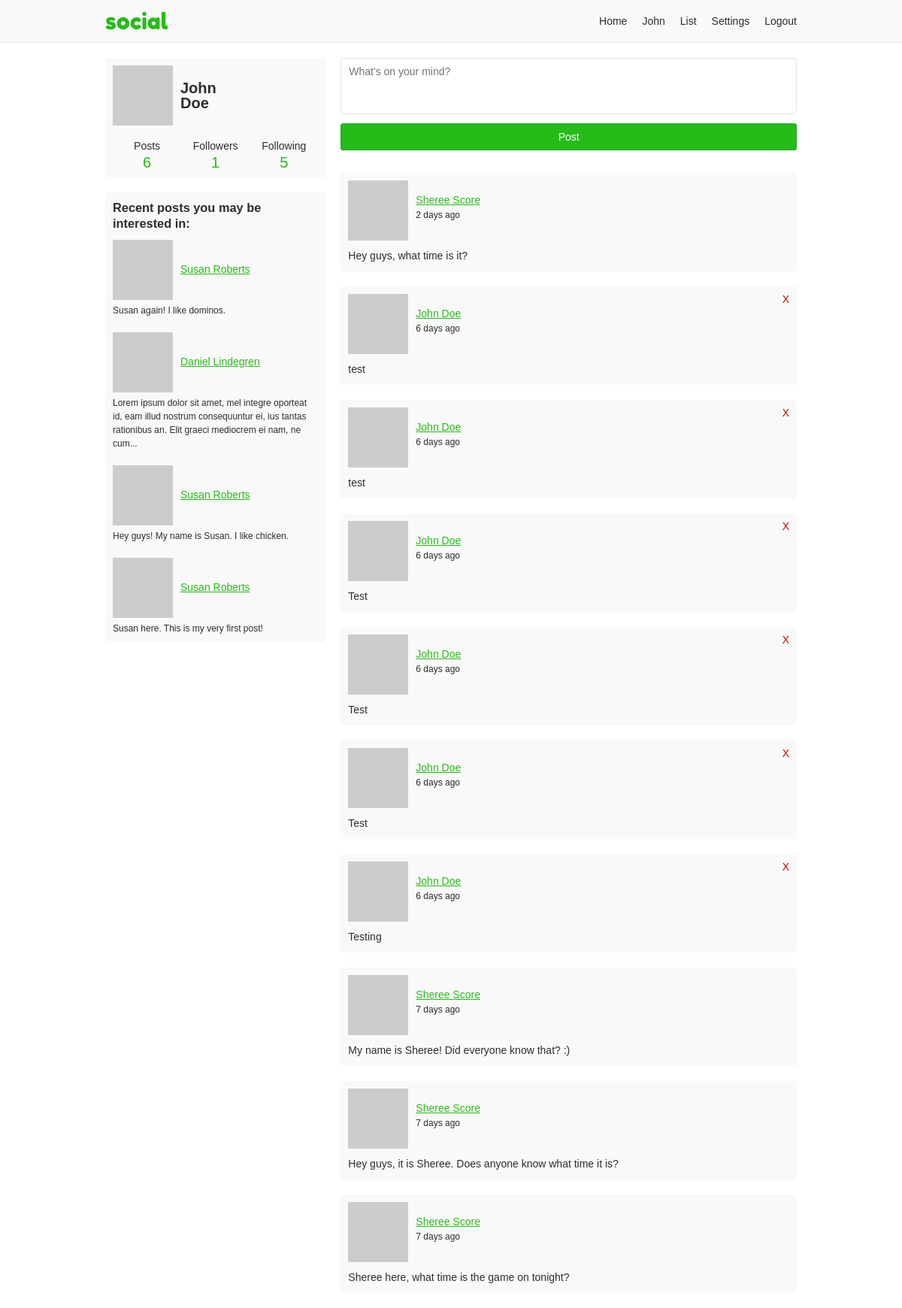
The page /home (signed in) on the database as committed earlier.
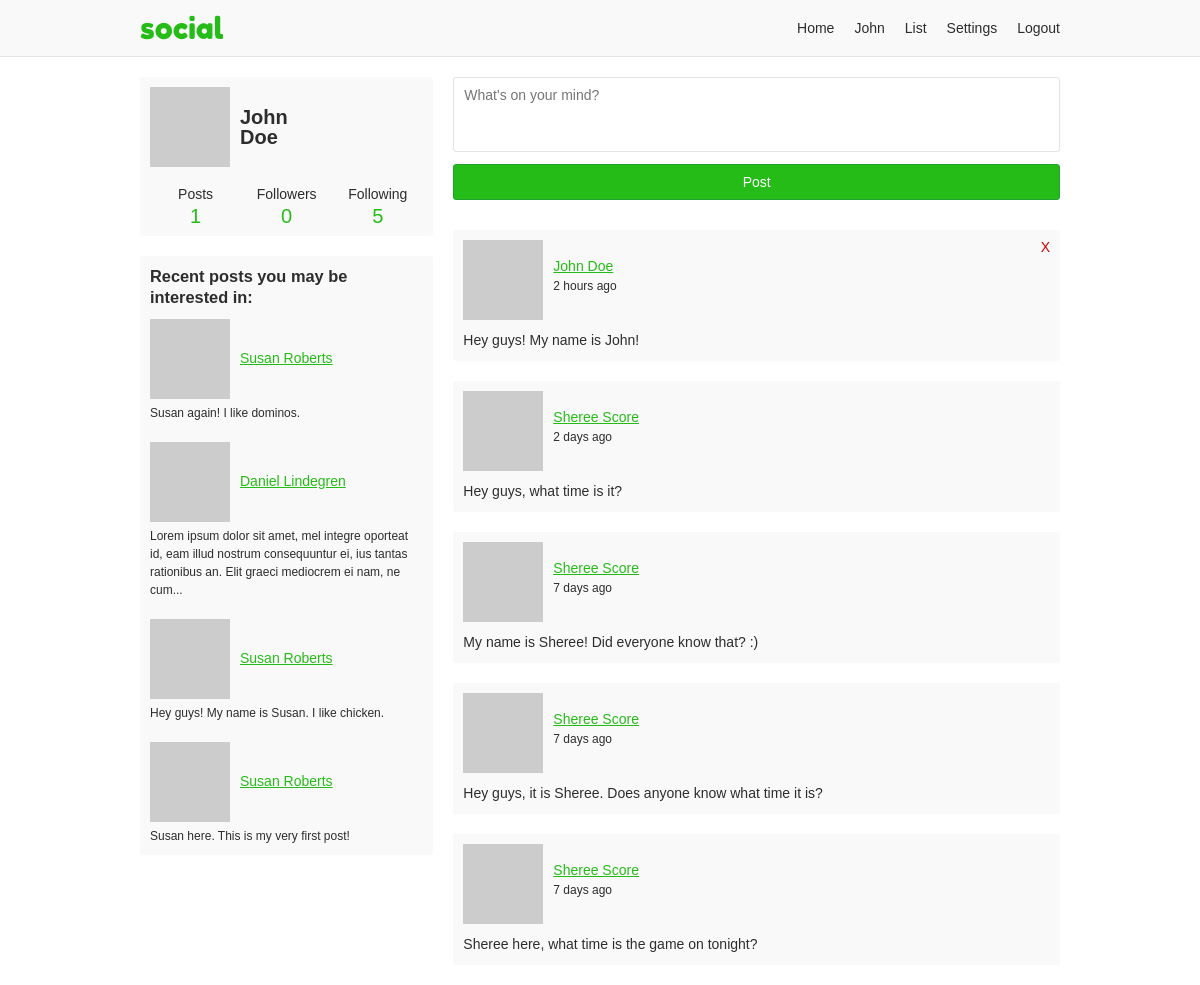
The same page on the database as committed later.
### app/users/models/post.py (models this page shows, shortened)
class Post(db.Model, BaseModel):
    body = db.Column(db.Text)
    author_id = db.Column(db.Integer, db.ForeignKey('user.id'))
    recipient_id = db.Column(db.Integer, db.ForeignKey('user.id'))

### app/users/views.py (the view)
@users.route('/home', methods=['GET', 'POST'])
@login_required
def home():
    form = PostForm()
    if form.validate_on_submit():
        post = Post(body=form.body.data, author=current_user,
                    recipient=current_user)
        post.commit()
        flash('Your post is now live!')
        return redirect(url_for('users.home'))
    page = request.args.get('page', 1, type=int)
    posts = current_user.followed_posts().paginate(
        page, current_user.posts_per_page, False)
    unfollowed_posts = current_user.unfollowed_posts.limit(8).all()
    return render_template('users/home.html', form=form, posts=posts,
                           unfollowed_posts=unfollowed_posts)

### app/users/forms.py
class PostForm(FlaskForm):
    body = TextAreaField('Say something', validators=[DataRequired()])
    submit = SubmitField('Post')

### app/helpers.py (called while the page is built)
def truncate(text, max_length=150):
    if len(text) > max_length:
        text = '{}...'.format(text[0:max_length])
    return text

### app/models.py (called while the page is built)
    def commit(self):
        try:
            db.session.add(self)
            db.session.commit()
            return self
        except Exception as E:
            db.session.rollback()
            raise E

### app/users/models/user.py (called while the page is built)
@login.user_loader
def load_user(id):
    return User.query.get(int(id))

    @property
    def unfollowed_posts(self):
        pep8 = None
        return Post.query.join(
            User, Post.author_id == User.id).join(
                followers,
                and_(followers.c.followed_id == User.id,
                     followers.c.follower_id == self.id),
                isouter=True).filter(
                    followers.c.follower_id == pep8,
                    User.id != self.id,
                    Post.author_id == Post.recipient_id,
                    User.active == True, # noqa
                    Post.active == True).order_by( # noqa
                        Post.created.desc())

### app/templates/users/home.html (shortened to what this page needs)
{% extends "base.html" %}
{% block content %}
<div class="grid-container">
  <div class="profile-aside">
    <div class="profile-info-container">
      <a class="profile-info" href="{{ url_for('users.profile', username=current_user.username) }}">
        <img src="{{ current_user.avatar(60) }}">
        <h2>{{ current_user.first_name }}<br>{{ current_user.last_name }}</h1>
      </a>
      <div class="user-numbers user-numbers-home">
        <a href="{{ url_for('users.profile', username=current_user.username) }}">
          Posts <span>{{ current_user.post_count() }}</span>
        </a>
        <a href="{{ url_for('users.followers', username=current_user.username) }}">
          Followers <span>{{ current_user.get_followers.count() }}</span>
        </a>
        <a href="{{ url_for('users.following', username=current_user.username) }}">
          Following <span>{{ current_user.get_followed.count() }}</span>
        </a>
      </div>
    </div>
    {% if unfollowed_posts %}
    <div class="recent-posts-container">
      <h3>Recent posts you may be interested in</h3>
      <ul class="recent-posts">
        {% for post in unfollowed_posts %}
        <li>
          <a class="post-header" href="{{ url_for('users.profile', username=post.author.username) }}">
            <img src="{{ post.author.avatar(30) }}">
            <p>{{ post.author.full_name }}</p>
          </a>
          <p>{{ post.body|truncate }}</p>
        </li>
        {% endfor %}
      </ul>
    </div>
    {% endif %}
  </div>
  <div class="profile-content">
    <form method="post" novalidate>
      {{ form.body(placeholder="What's on your mind?") }}
      {{ form.submit }}
    </form>
    {% if posts.pages > 1 %}
      {% from "/_macros.html" import render_pagination %}
    {% endif %}
    {% if posts.items %}
      {% for post in posts.items %}
      {% include "/users/_post.html" %}
      {% endfor %}
    {% else %}
    <p class="card">Nothing to show. Post something, or start following some people.</p>
    {% endif %}
    {% if posts.pages > 1 %}
      {% from "/_macros.html" import render_pagination %}
    {% endif %}
  </div>
</div>
{% endblock %}

### app/templates/users/_post.html
<div class="post">
  <div class="post-header">
    <img src="{{ post.author.avatar(40) }}">
    <p class="post-info">
      <a href="{{ url_for('users.profile', username=post.author.username) }}">{{ post.author.full_name }}</a>
      <time>{{ moment(post.created).fromNow() }}</time>
    </p>
    {% if current_user == post.author or post.recipient_id == current_user.id %}
    <a class="delete-post" href="{{ url_for('users.user_action', username=post.author.username, action='delete-post', post_id=post.id) }}" title="Delete post">X</a>
    {% endif %}
  </div>
  <p class="post-body">{{ post.body }}</p>
</div>

Rows that differ between the two databases and show on the page:
no longer on this page (row edited): Post: author.full_name "John Doe", created "6 days ago", body "test"
no longer on this page (row edited): Post: author.full_name "John Doe", created "6 days ago", body "test"
no longer on this page (row edited): Post: author.full_name "John Doe", created "6 days ago", body "Test"
no longer on this page (row edited): Post: author.full_name "John Doe", created "6 days ago", body "Test"
no longer on this page (row edited): Post: author.full_name "John Doe", created "6 days ago", body "Test"
no longer on this page (row edited): Post: author.full_name "John Doe", created "6 days ago", body "Testing"
added Post: author.full_name "John Doe", created "2 hours ago", body "Hey guys! My name is John!"
Other text that changed with them:
{{ current_user.post_count() }}: "6" → "1"
{{ current_user.get_followers.count() }}: "1" → "0"
